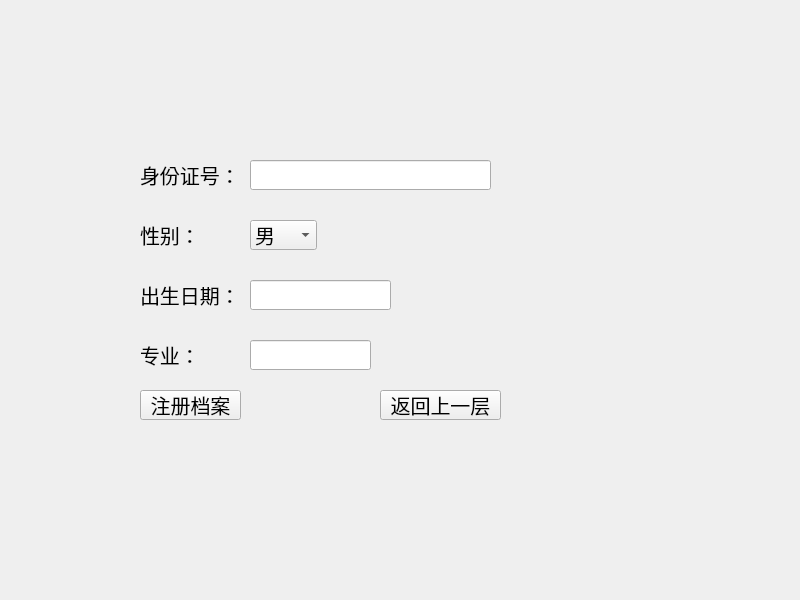
<?xml version="1.0" encoding="UTF-8"?>
<ui version="4.0">
 <class>Form</class>
 <widget class="QWidget" name="Form">
  <property name="geometry">
   <rect>
    <x>0</x>
    <y>0</y>
    <width>800</width>
    <height>600</height>
   </rect>
  </property>
  <property name="windowTitle">
   <string>Form</string>
  </property>
  <widget class="QLabel" name="label_2">
   <property name="geometry">
    <rect>
     <x>140</x>
     <y>160</y>
     <width>101</width>
     <height>30</height>
    </rect>
   </property>
   <property name="font">
    <font>
     <pointsize>15</pointsize>
    </font>
   </property>
   <property name="text">
    <string>身份证号：</string>
   </property>
  </widget>
  <widget class="QLabel" name="label_3">
   <property name="geometry">
    <rect>
     <x>140</x>
     <y>220</y>
     <width>54</width>
     <height>30</height>
    </rect>
   </property>
   <property name="font">
    <font>
     <pointsize>15</pointsize>
    </font>
   </property>
   <property name="text">
    <string>性别：</string>
   </property>
  </widget>
  <widget class="QLabel" name="label_4">
   <property name="geometry">
    <rect>
     <x>140</x>
     <y>280</y>
     <width>101</width>
     <height>30</height>
    </rect>
   </property>
   <property name="font">
    <font>
     <pointsize>15</pointsize>
    </font>
   </property>
   <property name="text">
    <string>出生日期：</string>
   </property>
  </widget>
  <widget class="QComboBox" name="sex">
   <property name="geometry">
    <rect>
     <x>250</x>
     <y>220</y>
     <width>67</width>
     <height>30</height>
    </rect>
   </property>
   <property name="font">
    <font>
     <pointsize>15</pointsize>
    </font>
   </property>
   <item>
    <property name="text">
     <string>男</string>
    </property>
   </item>
   <item>
    <property name="text">
     <string>女</string>
    </property>
   </item>
   <item>
    <property name="text">
     <string>未知</string>
    </property>
   </item>
  </widget>
  <widget class="QLineEdit" name="sfz">
   <property name="geometry">
    <rect>
     <x>250</x>
     <y>160</y>
     <width>241</width>
     <height>30</height>
    </rect>
   </property>
   <property name="font">
    <font>
     <pointsize>15</pointsize>
    </font>
   </property>
  </widget>
  <widget class="QLineEdit" name="birth">
   <property name="geometry">
    <rect>
     <x>250</x>
     <y>280</y>
     <width>141</width>
     <height>30</height>
    </rect>
   </property>
   <property name="font">
    <font>
     <pointsize>15</pointsize>
    </font>
   </property>
  </widget>
  <widget class="QPushButton" name="commit">
   <property name="geometry">
    <rect>
     <x>140</x>
     <y>390</y>
     <width>101</width>
     <height>30</height>
    </rect>
   </property>
   <property name="font">
    <font>
     <pointsize>15</pointsize>
    </font>
   </property>
   <property name="text">
    <string>注册档案</string>
   </property>
  </widget>
  <widget class="QPushButton" name="goback">
   <property name="geometry">
    <rect>
     <x>380</x>
     <y>390</y>
     <width>121</width>
     <height>30</height>
    </rect>
   </property>
   <property name="font">
    <font>
     <pointsize>15</pointsize>
    </font>
   </property>
   <property name="text">
    <string>返回上一层</string>
   </property>
  </widget>
  <widget class="QLabel" name="label">
   <property name="geometry">
    <rect>
     <x>140</x>
     <y>340</y>
     <width>54</width>
     <height>30</height>
    </rect>
   </property>
   <property name="font">
    <font>
     <pointsize>15</pointsize>
    </font>
   </property>
   <property name="text">
    <string>专业：</string>
   </property>
  </widget>
  <widget class="QLineEdit" name="major">
   <property name="geometry">
    <rect>
     <x>250</x>
     <y>340</y>
     <width>121</width>
     <height>30</height>
    </rect>
   </property>
   <property name="font">
    <font>
     <pointsize>15</pointsize>
    </font>
   </property>
  </widget>
 </widget>
 <resources/>
 <connections/>
</ui>
